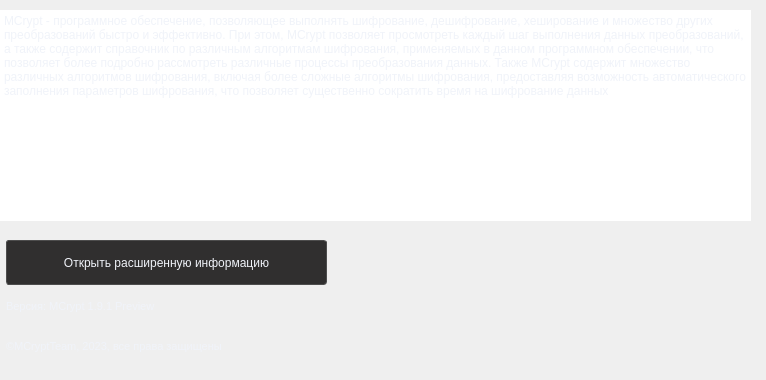
     <widget class="QWidget" name="program_info_page">
      <widget class="QLabel" name="version_lbl">
       <property name="geometry">
        <rect>
         <x>6</x>
         <y>300</y>
         <width>271</width>
         <height>31</height>
        </rect>
       </property>
       <property name="font">
        <font>
         <pointsize>8</pointsize>
        </font>
       </property>
       <property name="styleSheet">
        <string notr="true">QLabel {
	color: rgb(240, 243, 249);
}</string>
       </property>
       <property name="text">
        <string>Версия: MCrypt 1.9.1 Preview</string>
       </property>
       <property name="alignment">
        <set>Qt::AlignLeading|Qt::AlignLeft|Qt::AlignTop</set>
       </property>
       <property name="wordWrap">
        <bool>true</bool>
       </property>
      </widget>
      <widget class="QLabel" name="label_3">
       <property name="geometry">
        <rect>
         <x>6</x>
         <y>340</y>
         <width>751</width>
         <height>31</height>
        </rect>
       </property>
       <property name="font">
        <font>
         <pointsize>8</pointsize>
        </font>
       </property>
       <property name="styleSheet">
        <string notr="true">QLabel {
	color: rgb(240, 243, 249);
}</string>
       </property>
       <property name="text">
        <string>©MCryptTeam, 2023, все права защищены</string>
       </property>
       <property name="alignment">
        <set>Qt::AlignLeading|Qt::AlignLeft|Qt::AlignTop</set>
       </property>
       <property name="wordWrap">
        <bool>true</bool>
       </property>
      </widget>
      <widget class="QPlainTextEdit" name="plainTextEdit_2">
       <property name="geometry">
        <rect>
         <x>0</x>
         <y>10</y>
         <width>751</width>
         <height>211</height>
        </rect>
       </property>
       <property name="styleSheet">
        <string notr="true">QPlainTextEdit {
	border: none;
	color: rgb(240, 243, 249);
}</string>
       </property>
       <property name="readOnly">
        <bool>true</bool>
       </property>
       <property name="plainText">
        <string>MCrypt - программное обеспечение, позволяющее выполнять шифрование, дешифрование, хеширование и множество других преобразований быстро и эффективно. При этом, MCrypt позволяет просмотреть каждый шаг выполнения данных преобразований, а также содержит справочник по различным алгоритмам шифрования, применяемых в данном программном обеспечении, что позволяет более подробно рассмотреть различные процессы преобразования данных. Также MCrypt содержит множество различных алгоритмов шифрования, включая более сложные алгоритмы шифрования, предоставляя возможность автоматического заполнения параметров шифрования, что позволяет существенно сократить время на шифрование данных</string>
       </property>
      </widget>
      <widget class="QPushButton" name="ext_info_btn">
       <property name="geometry">
        <rect>
         <x>6</x>
         <y>240</y>
         <width>321</width>
         <height>45</height>
        </rect>
       </property>
       <property name="styleSheet">
        <string notr="true">QPushButton {
	border: 1px solid rgb(77, 77, 77);
	border-radius: 3px;
	background-color: rgb(48, 47, 47);
	color: rgb(240, 243, 249);
}

QPushButton:hover {
	background-color: rgb(77, 77, 77);
}</string>
       </property>
       <property name="text">
        <string>Открыть расширенную информацию</string>
       </property>
      </widget>
     </widget>
